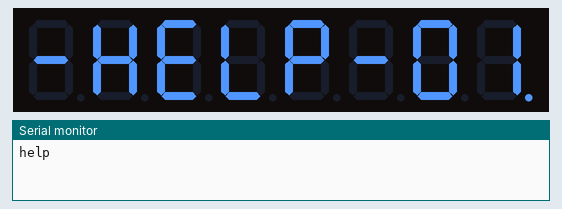
This sketch was run on a simulated ESP32. Parts: 8-digit seven-segment display, the last lines printed to the serial monitor. Wiring (inferred from the names in the program): MAX7219 LED driver: data GPIO 13; clock GPIO 14; CS GPIO 27.

Above: at 0.1 s.
At 5.02 s:
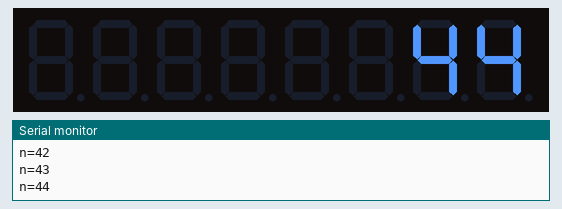
At 10.0 s:
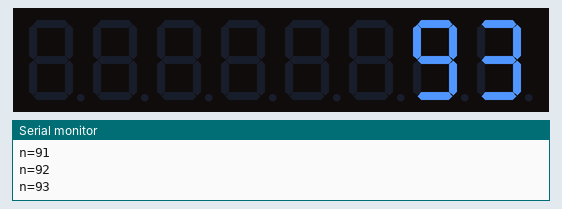
At 19.97 s:
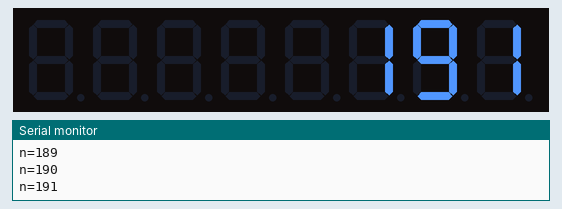
At 29.93 s:
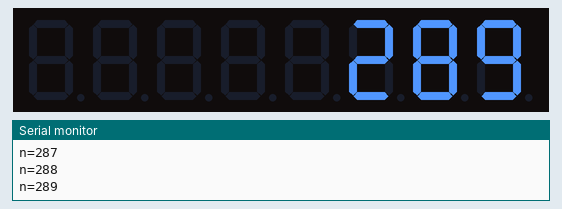
At 39.89 s:
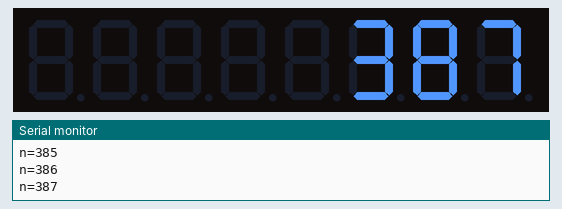

The sketch:

max7219-7seg.ino
```cpp
// max7219-7seg — tests assert: a MAX7219 8-digit 7-segment module bit-banged as LedControl does
// (shiftOut MSB first, CS low around each 16-bit word) on DIN GPIO13, CLK GPIO14, CS GPIO27, the
// module powered from VIN's 5 V. Setup: display test off, scan limit 7, Code B on every digit,
// intensity 8, normal operation; shows "-HELP-01." (Code B 10, 12, 11, 13, 14, 10, 0 and 1 with
// its point, digit 7 the leftmost) and prints "help" at 115200 baud. From 500 ms it counts: every
// 100 ms the count right-aligned, blanks (Code B 15) before it, printing "n=<count>".

const int DIN = 13;
const int CLK = 14;
const int CS = 27;

void send(uint8_t reg, uint8_t data) {
  digitalWrite(CS, LOW);
  shiftOut(DIN, CLK, MSBFIRST, reg);
  shiftOut(DIN, CLK, MSBFIRST, data);
  digitalWrite(CS, HIGH);
}

void setup() {
  Serial.begin(115200);
  pinMode(DIN, OUTPUT);
  pinMode(CLK, OUTPUT);
  pinMode(CS, OUTPUT);
  digitalWrite(CS, HIGH);
  send(0x0F, 0);
  send(0x0B, 7);
  send(0x09, 0xFF);
  send(0x0A, 8);
  send(0x0C, 1);
  const uint8_t help[8] = {0x81, 0, 10, 14, 13, 11, 12, 10};  // digit 0 (rightmost) first
  for (int d = 0; d < 8; d++) send(d + 1, help[d]);
  Serial.println("help");
  delay(500);
}

uint32_t count = 0;

void loop() {
  uint32_t v = count;
  for (int d = 0; d < 8; d++) {
    send(d + 1, (d == 0 || v > 0) ? v % 10 : 15);
    v /= 10;
  }
  Serial.print("n=");
  Serial.println(count);
  count++;
  delay(100);
}
```
